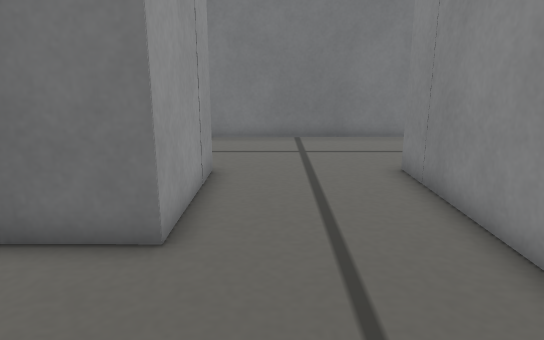
View 1 (above)

16 first-person views from a walk through a world built for the Gazebo simulator. The camera is 0.26 m above the floor, tilts 14° down and sees 70° across. The floor is counted in squares, 0.1 m on a side. Each view is taken from the middle of a square. On the plan, view 1 faces up. The plan holds only what a view shows up to about 20 squares ahead; the rest is blank.

View 2
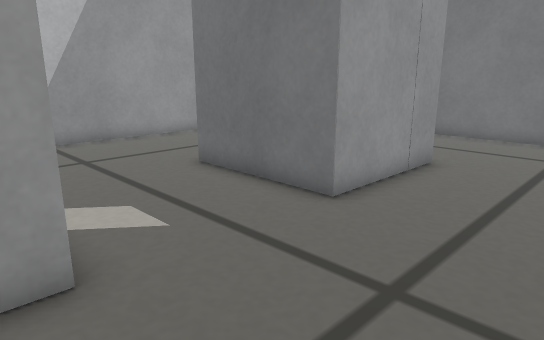

View 3
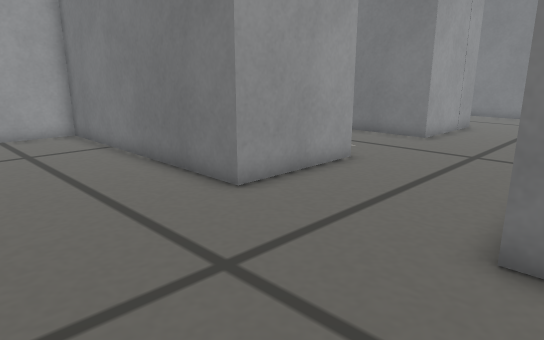

View 4
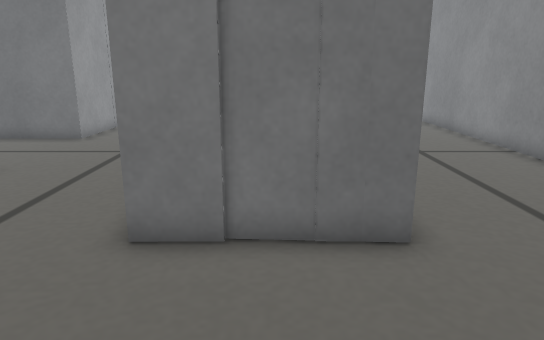

View 5
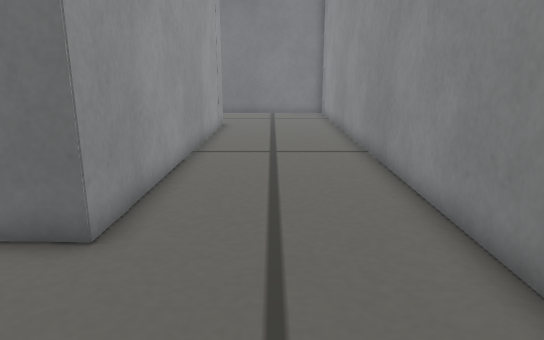

View 6
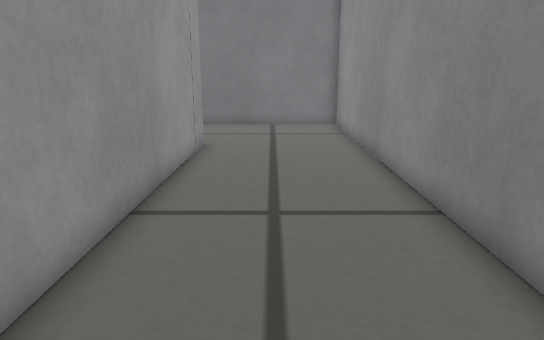

View 7
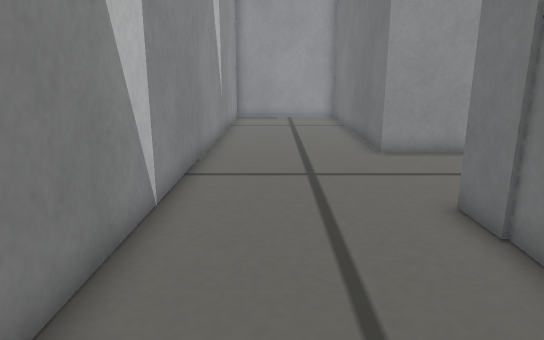

View 8
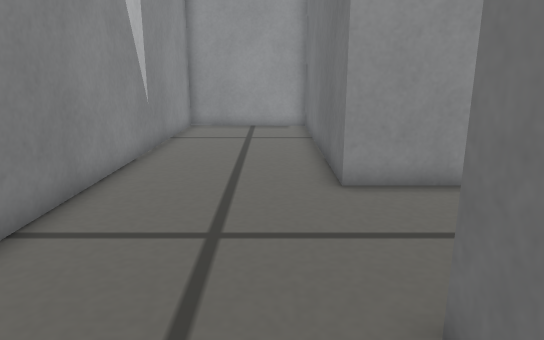

View 9
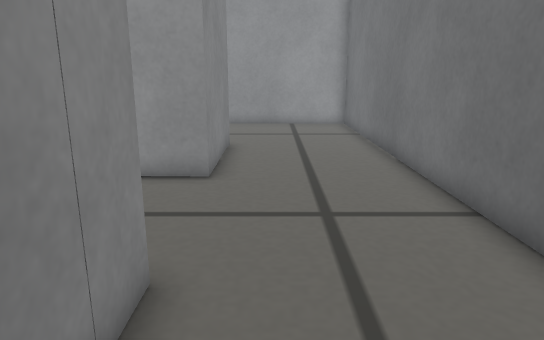

View 10
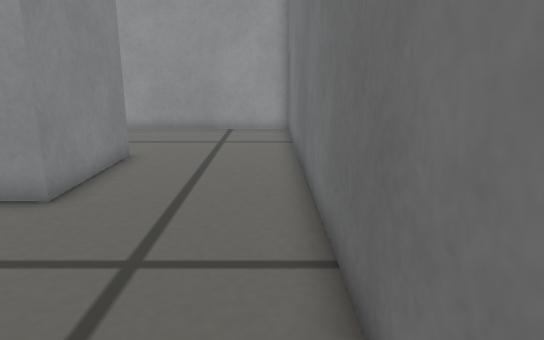

View 11
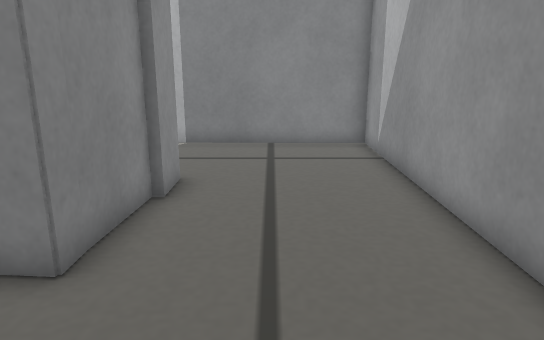

View 12
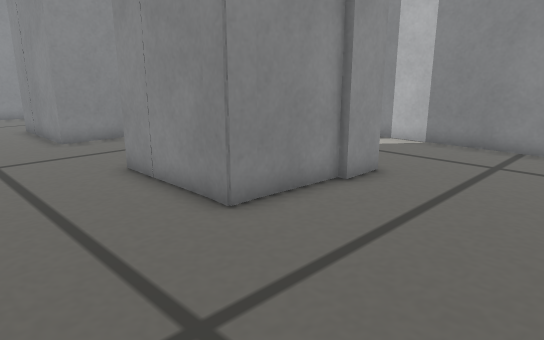

View 13
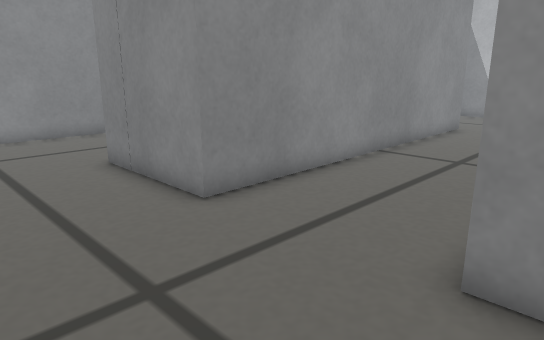

View 14
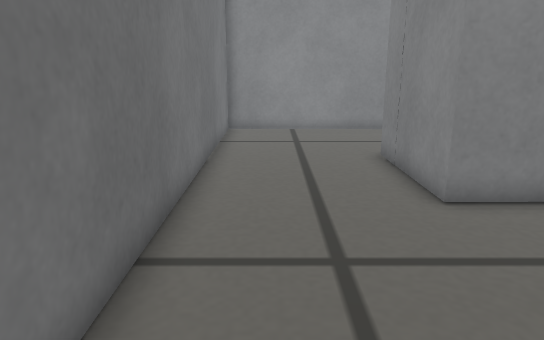

View 15
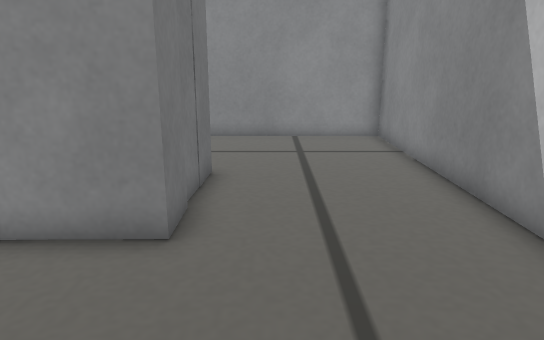

View 16
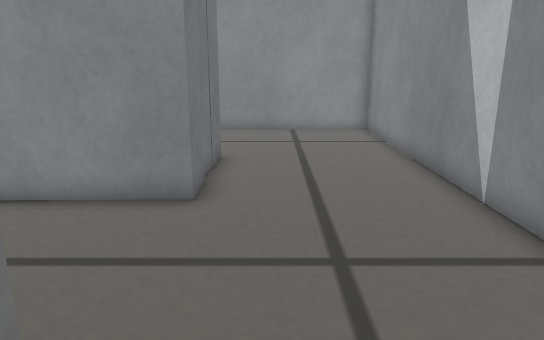

### Floor plan
Points are (right, up) in squares from view 1. A wall is a line through its corners. A room is listed if a view was taken in it or the views show most of it. See-through windows are left out.
Room 1 (views 1, 2, 3, 4, 5, 6, 7, 8, 9, 10, 11, 12, 13, 14, 15, 16)
walls: (-1.8, 0.4) (-1.9, -4.4) (-12.6, -4.5); (3.6, 10.4) (8.4, 10.4) (8.2, -4.3) (3.7, -4.4) (3.6, 10.4); (-6.4, 7) (-6.2, 10.4) (-1.6, 10.4) (-1.7, 5.6) (-6.7, 5.6) (-6.7, 7.1); (-12.6, -4.3) (-12.7, -10.1) (14.2, -10.5) (14.3, 16.1) (-12.3, 15.8) (-12.5, 0.5) (-3.7, 0.3)

Positions as (right, up) in squares from view 1, and headings:
1: (0, 0), facing up
2: (3, -1), facing up-left
3: (5, -10), facing up-left
4: (6, -10), facing up
5: (11, -10), facing up
6: (11, -4), facing up
7: (11, -8), facing left
8: (7, -6), facing left
9: (8, 12), facing left
10: (6, 15), facing left
11: (-9, 15), facing down
12: (-12, 15), facing down-right
13: (-3, 15), facing down-right
14: (-4, 14), facing right
15: (-2, -6), facing right
16: (-4, -6), facing right
